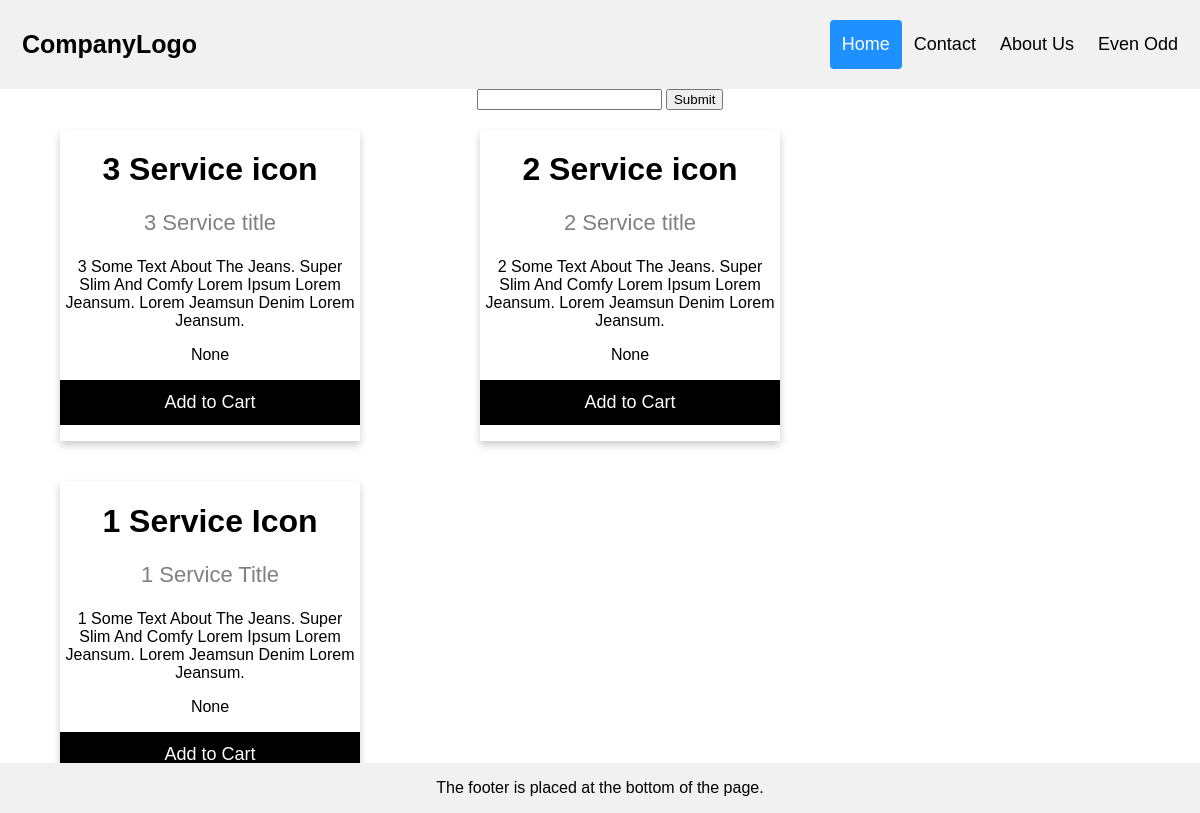
Before: /home/ with the older database file.
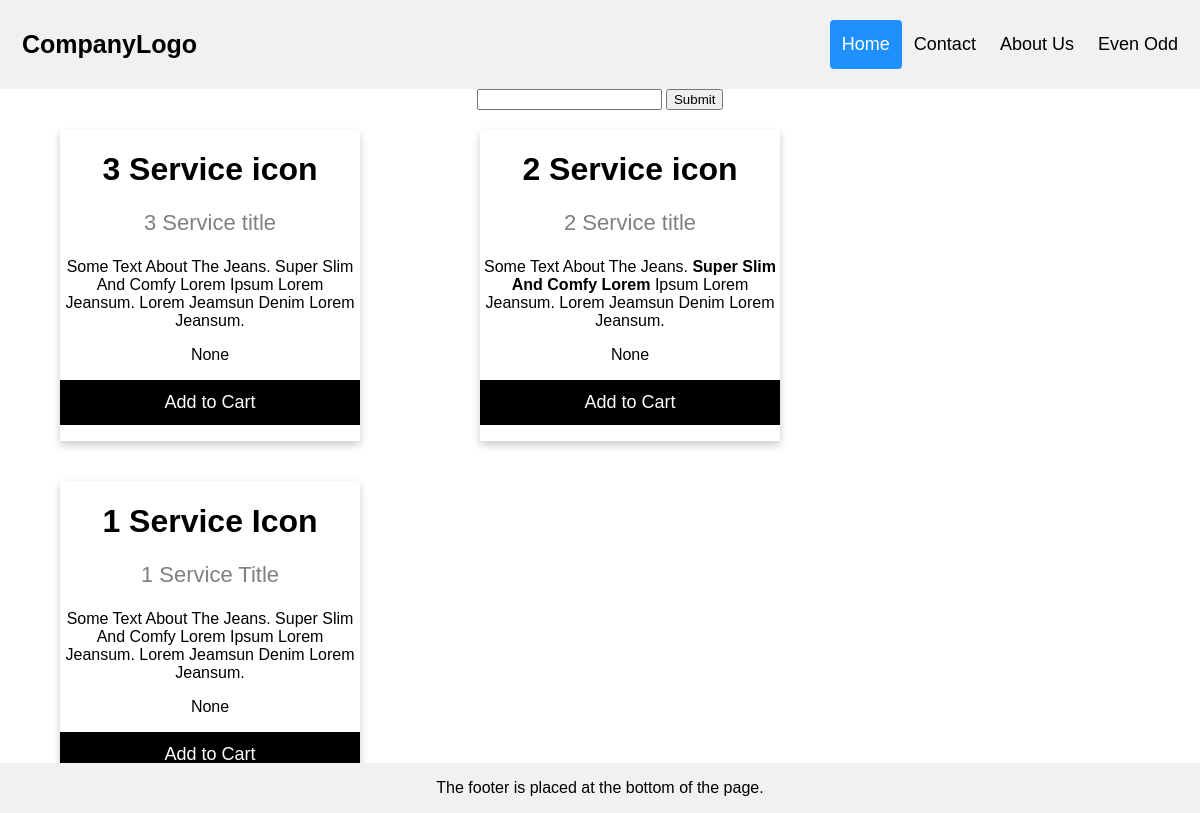
After: the same page with the newer database file.
### myapp/models.py (models this page shows)
class Service(models.Model):
    service_icon = models.CharField(max_length=50)
    service_title = models.CharField(max_length=80)
    service_des = models.TextField()
    extra_text = HTMLField(null=True)

### myapp/views.py (the view)
# urls.py: 2. Add a URL to urlpatterns:  path('', views.home, name='home')
def home(request):
    service_data = Service.objects.all().order_by('-id')[1:4]  # negitive index not supported
    news_data = News.objects.all()
    if request.method == "GET":
        var = request.GET.get('searchwith')
        if var is not None:
            service_data = Service.objects.filter(service_title__icontains=var)
    context = {
        'service_data': service_data,
        'news_data': news_data
    }
    return render(request, "home.html", context)

### templates/home.html (shortened to what this page needs)
{% extends 'base.html' %}
{% block content %}
<!DOCTYPE html>
<html>
<head>
</head>
<body>
<center>
<form method="get">
  <input type="text" name="searchwith" value=""/>
  <input type="submit" name="Search"/>
</form>
  </center>
{% for i in service_data %}
<div class="card">
  <h1>{{i.service_icon}}</h1>
  <p class="price">{{i.service_title}}</p>
  <p>{{i.service_des | title | safe }}</p>
  <p>{{i.extra_text | safe}}</p>
  <p><button>Add to Cart</button></p>
</div>
{% empty %}
not data found
{% endfor %}
</body>
</html>
{% endblock %}

Changed rows visible on the page:
changed Service "3 Service icon": service_des "3 Some Text About The Jeans. Super Slim And Comfy Lorem Ipsum Lorem Jeansum. Lorem Jeamsun Denim Lorem Jeansum." → "Some Text About The Jeans. Super Slim And Comfy Lorem Ipsum Lorem Jeansum. Lorem Jeamsun Denim Lorem Jeansum."
changed Service "2 Service icon": service_des "2 Some Text About The Jeans. Super Slim And Comfy Lorem Ipsum Lorem Jeansum. Lorem Jeamsun Denim Lorem Jeansum." → "Some Text About The Jeans. Super Slim And Comfy Lorem Ipsum Lorem Jeansum. Lorem Jeamsun Denim Lorem Jeansum."
changed Service "1 Service Icon": service_des "1 Some Text About The Jeans. Super Slim And Comfy Lorem Ipsum Lorem Jeansum. Lorem Jeamsun Denim Lorem Jeansum." → "Some Text About The Jeans. Super Slim And Comfy Lorem Ipsum Lorem Jeansum. Lorem Jeamsun Denim Lorem Jeansum."
